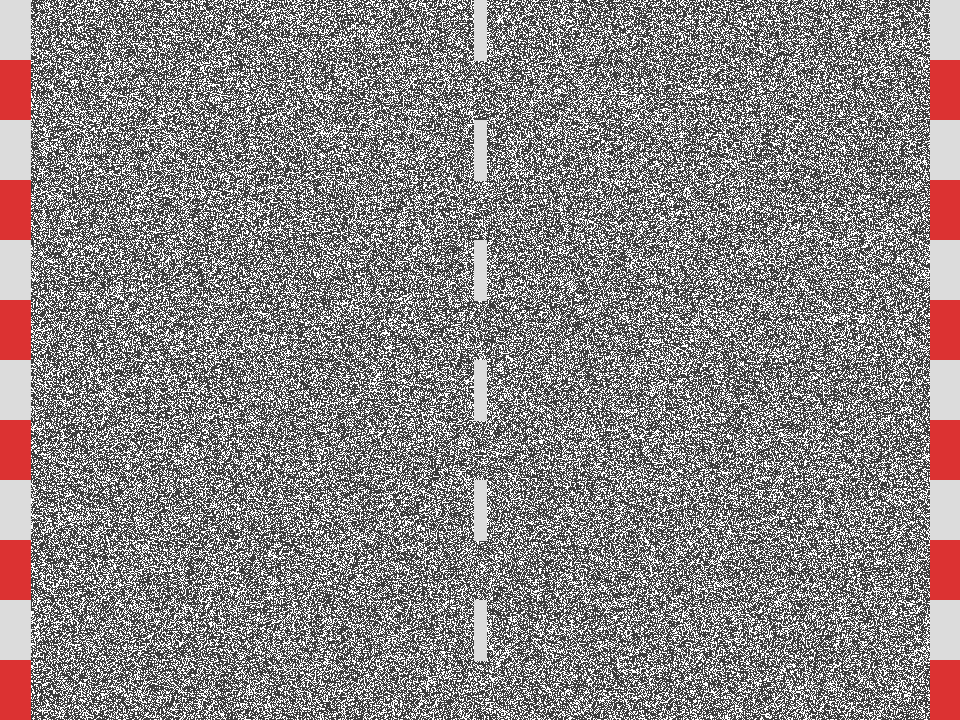
#> input picture Juego/assets/road_texture.png, 960 x 720 px, found by its file name
$ python fix_roads_final.py
#> lines starting #> are read from the running program, lines starting #| are printed output that depends on the picture
import cv2
import os

target_w = 960
target_h = 840

files = [
    "road_texture.png",
    "carreterav1.png",
    "carreterav2.png",
    "carreterav3.png",
    "carreterav4.png"
]

print(f"Fixing road assets to {target_w}x{target_h}...")

for f in files:
    path = os.path.join("assets", f)
    if not os.path.exists(path):
        print(f"Skipping {f} (not found)")
        continue

    img = cv2.imread(path)
#> img is the input picture: shape (720, 960, 3); mean B, G, R 133.6, 133.6, 139
    if img is None:
        print(f"Failed to load {f}")
        continue

    # Check current size
    h, w, _ = img.shape
#> h = 720; w = 960

    # Force Resize
    if w != target_w or h != target_h:
        # If it's the original road_texture, maybe we mistakenly made it just black?
        # If it's a 'carretera', we might want to crop center again if it's too wide

        # Simple resize to force fit
        resized = cv2.resize(img, (target_w, target_h), interpolation=cv2.INTER_LINEAR)
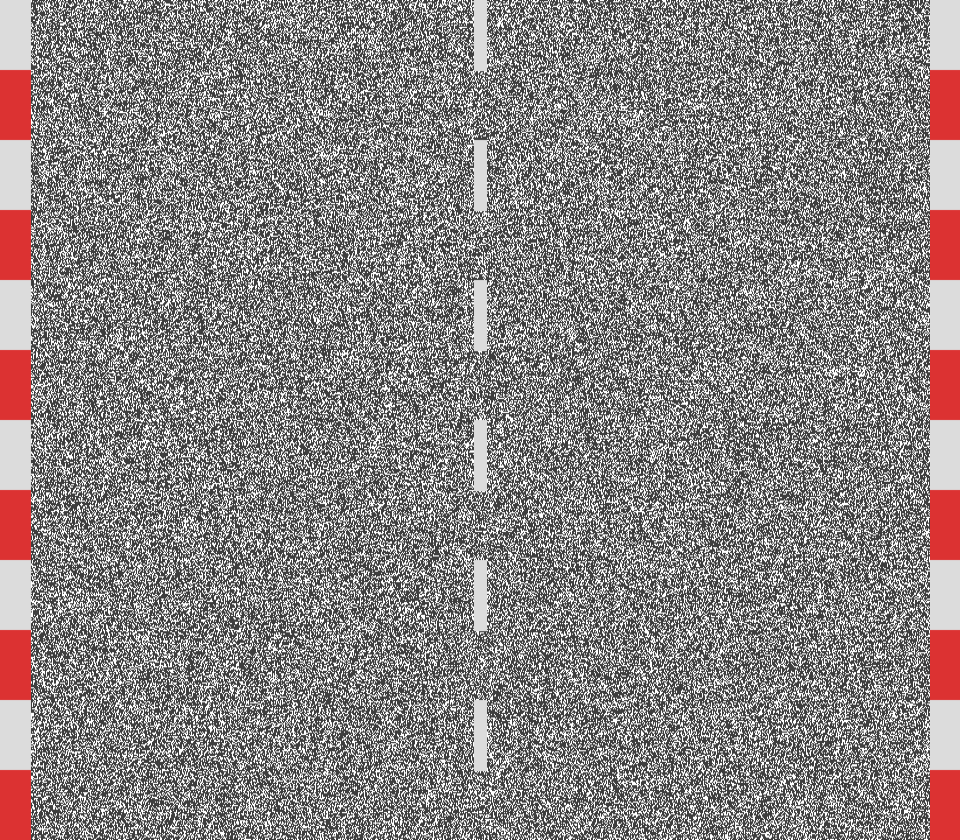
#> resized: shape (840, 960, 3); mean B, G, R 133.6, 133.6, 139
        cv2.imwrite(path, resized)
        print(f"Fixed {f}: {w}x{h} -> {target_w}x{target_h}")
#| Fixed road_texture.png: 960x720 -> 960x840
    else:
        print(f"{f} is already correct.")

print("Road assets fixed.")
